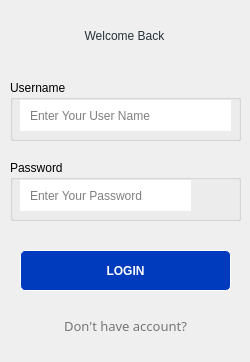
<?xml version="1.0" encoding="UTF-8"?>
<ui version="4.0">
 <class>signin_widget</class>
 <widget class="QWidget" name="signin_widget">
  <property name="geometry">
   <rect>
    <x>0</x>
    <y>0</y>
    <width>250</width>
    <height>362</height>
   </rect>
  </property>
  <property name="windowTitle">
   <string>Form</string>
  </property>
  <widget class="QGroupBox" name="username_groupBox">
   <property name="geometry">
    <rect>
     <x>10</x>
     <y>80</y>
     <width>231</width>
     <height>61</height>
    </rect>
   </property>
   <property name="title">
    <string>Username</string>
   </property>
   <widget class="QLineEdit" name="username_lineEdit">
    <property name="geometry">
     <rect>
      <x>10</x>
      <y>20</y>
      <width>211</width>
      <height>31</height>
     </rect>
    </property>
    <property name="toolTip">
     <string>&lt;html&gt;&lt;head/&gt;&lt;body&gt;&lt;p&gt;only &lt;span style=&quot; font-weight:600;&quot;&gt;Alphabetic leters &lt;/span&gt;and &lt;span style=&quot; font-weight:600;&quot;&gt;Numbers&lt;/span&gt; and &lt;span style=&quot; font-weight:600;&quot;&gt;_ character&lt;/span&gt;&lt;/p&gt;&lt;/body&gt;&lt;/html&gt;</string>
    </property>
    <property name="styleSheet">
     <string notr="true">border-left-color: #fff;
border-left-style: solid;
border-left-width: 5px;
text-indent: 3px;
padding-left:3px;
</string>
    </property>
    <property name="frame">
     <bool>false</bool>
    </property>
    <property name="placeholderText">
     <string>Enter Your User Name</string>
    </property>
   </widget>
  </widget>
  <widget class="QGroupBox" name="password_groupBox">
   <property name="geometry">
    <rect>
     <x>10</x>
     <y>160</y>
     <width>231</width>
     <height>61</height>
    </rect>
   </property>
   <property name="title">
    <string>Password</string>
   </property>
   <widget class="QLineEdit" name="password_lineEdit">
    <property name="geometry">
     <rect>
      <x>10</x>
      <y>20</y>
      <width>171</width>
      <height>31</height>
     </rect>
    </property>
    <property name="acceptDrops">
     <bool>true</bool>
    </property>
    <property name="toolTip">
     <string>&lt;html&gt;&lt;head/&gt;&lt;body&gt;&lt;p&gt;only &lt;span style=&quot; font-weight:600;&quot;&gt;Alphabetic leters &lt;/span&gt;and &lt;span style=&quot; font-weight:600;&quot;&gt;Numbers.&lt;/span&gt; you must use exactly one of theas characters [&lt;span style=&quot; font-weight:600;&quot;&gt;$&lt;/span&gt;, &lt;span style=&quot; font-weight:600;&quot;&gt;%&lt;/span&gt;]&lt;/p&gt;&lt;p&gt;* 5 &amp;lt; len &amp;lt; 10&lt;/p&gt;&lt;/body&gt;&lt;/html&gt;</string>
    </property>
    <property name="autoFillBackground">
     <bool>false</bool>
    </property>
    <property name="styleSheet">
     <string notr="true">border-left-color: #fff;
border-left-style: solid;
border-left-width: 5px;
padding-left:3px;</string>
    </property>
    <property name="frame">
     <bool>false</bool>
    </property>
    <property name="echoMode">
     <enum>QLineEdit::Password</enum>
    </property>
    <property name="placeholderText">
     <string>Enter Your Password</string>
    </property>
    <property name="clearButtonEnabled">
     <bool>false</bool>
    </property>
   </widget>
   <widget class="QPushButton" name="visible_OF">
    <property name="geometry">
     <rect>
      <x>190</x>
      <y>20</y>
      <width>31</width>
      <height>31</height>
     </rect>
    </property>
    <property name="styleSheet">
     <string notr="true">QPushButton
{
	background-color: transparent;
	color: #fff;
	font-weight: bold;
	border-style: solid;
	border-width: 1px;
	border-radius: 17px;
	border-color: transparent;
	padding: 10px;

}
</string>
    </property>
    <property name="text">
     <string/>
    </property>
    <property name="icon">
     <iconset>
      <normaloff>../res/icon/visibility-off.png</normaloff>../res/icon/visibility-off.png</iconset>
    </property>
   </widget>
  </widget>
  <widget class="QPushButton" name="login_pushButton">
   <property name="geometry">
    <rect>
     <x>20</x>
     <y>250</y>
     <width>211</width>
     <height>41</height>
    </rect>
   </property>
   <property name="styleSheet">
    <string notr="true">QPushButton
{
	background-color: #003bbd;
	color: rgb(255, 255, 255);
	font-weight: bold;
	border-style: solid;
	border-width: 1px;
	border-radius: 5px;
	padding: 10px;
	font: 700 9pt &quot;Exo 2&quot;;
}
</string>
   </property>
   <property name="text">
    <string>LOGIN</string>
   </property>
  </widget>
  <widget class="QLabel" name="goto_signup_link">
   <property name="geometry">
    <rect>
     <x>20</x>
     <y>310</y>
     <width>211</width>
     <height>31</height>
    </rect>
   </property>
   <property name="font">
    <font>
     <family>Exo 2</family>
     <pointsize>10</pointsize>
     <weight>50</weight>
     <italic>false</italic>
     <bold>false</bold>
    </font>
   </property>
   <property name="styleSheet">
    <string notr="true">QWidget
{
	color: rgb(118, 118, 118);
  	font: 400 10pt &quot;Exo 2&quot;;
}
</string>
   </property>
   <property name="text">
    <string>Don't have account?</string>
   </property>
   <property name="alignment">
    <set>Qt::AlignCenter</set>
   </property>
  </widget>
  <widget class="QLabel" name="label_2">
   <property name="geometry">
    <rect>
     <x>0</x>
     <y>0</y>
     <width>249</width>
     <height>71</height>
    </rect>
   </property>
   <property name="styleSheet">
    <string notr="true">QWidget
{
	color: #263238;
  	font: 900 14pt &quot;Exo 2&quot;;
}</string>
   </property>
   <property name="text">
    <string>Welcome Back</string>
   </property>
   <property name="alignment">
    <set>Qt::AlignCenter</set>
   </property>
  </widget>
 </widget>
 <resources/>
 <connections/>
</ui>
